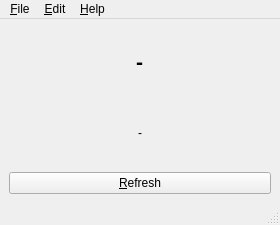
<?xml version="1.0" encoding="UTF-8"?>
<ui version="4.0">
 <class>ViFlash</class>
 <widget class="QMainWindow" name="ViFlash">
  <property name="geometry">
   <rect>
    <x>0</x>
    <y>0</y>
    <width>280</width>
    <height>225</height>
   </rect>
  </property>
  <property name="windowTitle">
   <string>ViFlash</string>
  </property>
  <widget class="QWidget" name="centralwidget">
   <layout class="QVBoxLayout" name="verticalLayout">
    <item alignment="Qt::AlignHCenter">
     <widget class="QLabel" name="label_target">
      <property name="font">
       <font>
        <pointsize>16</pointsize>
        <bold>true</bold>
       </font>
      </property>
      <property name="text">
       <string>-</string>
      </property>
     </widget>
    </item>
    <item alignment="Qt::AlignHCenter|Qt::AlignVCenter">
     <widget class="QLabel" name="label_desc">
      <property name="text">
       <string>-</string>
      </property>
     </widget>
    </item>
    <item>
     <widget class="QPushButton" name="pushButton">
      <property name="text">
       <string>&amp;Refresh</string>
      </property>
     </widget>
    </item>
   </layout>
  </widget>
  <widget class="QMenuBar" name="menubar">
   <property name="geometry">
    <rect>
     <x>0</x>
     <y>0</y>
     <width>280</width>
     <height>21</height>
    </rect>
   </property>
   <widget class="QMenu" name="menu_File">
    <property name="title">
     <string>&amp;File</string>
    </property>
    <addaction name="separator"/>
    <addaction name="action_Set_API_URL"/>
    <addaction name="action_Word_List"/>
    <addaction name="separator"/>
    <addaction name="action_Quit"/>
   </widget>
   <widget class="QMenu" name="menu_Help">
    <property name="title">
     <string>&amp;Help</string>
    </property>
    <addaction name="actionAbout_Qt"/>
    <addaction name="action_About"/>
    <addaction name="action_Open_Botudien"/>
   </widget>
   <widget class="QMenu" name="menu_Edit">
    <property name="title">
     <string>&amp;Edit</string>
    </property>
    <addaction name="action_Copy"/>
   </widget>
   <addaction name="menu_File"/>
   <addaction name="menu_Edit"/>
   <addaction name="menu_Help"/>
  </widget>
  <widget class="QStatusBar" name="statusbar"/>
  <action name="action_Quit">
   <property name="text">
    <string>&amp;Quit</string>
   </property>
  </action>
  <action name="actionAbout_Qt">
   <property name="text">
    <string>About &amp;Qt</string>
   </property>
  </action>
  <action name="action_About">
   <property name="text">
    <string>&amp;About ViFlash</string>
   </property>
  </action>
  <action name="action_Set_API_URL">
   <property name="text">
    <string>&amp;Settings</string>
   </property>
  </action>
  <action name="action_Copy">
   <property name="text">
    <string>&amp;Copy</string>
   </property>
  </action>
  <action name="action_Word_List">
   <property name="text">
    <string>&amp;Word List</string>
   </property>
  </action>
  <action name="action_Open_Botudien">
   <property name="text">
    <string>&amp;Open Botudien</string>
   </property>
  </action>
 </widget>
 <resources/>
 <connections/>
</ui>
